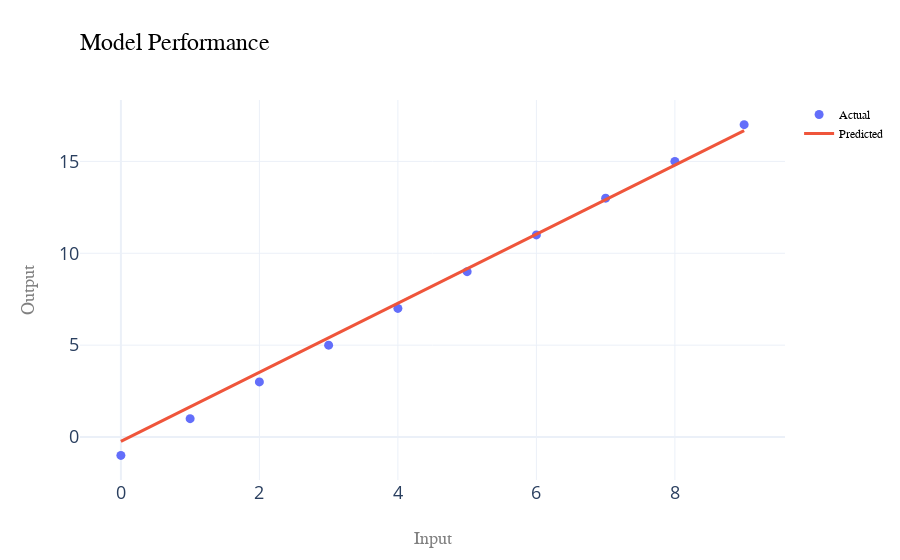

Here is the notebook cell this chart was saved with:
### Markdown cell above
### Plot

### Code cell
actual = go.Scatter(
    x = x,
    y = y,
    mode = 'markers',
    name = 'Actual',
)
predicted = go.Scatter(
    x = x,
    y = predict,
    mode = 'lines',
    name = 'Predicted',
)
data = [actual, predicted]
layout = go.Layout(
    title=go.layout.Title(
        text='Model Performance',
        font=title_font,
        xref='paper',
        x=0,
    ),
    xaxis=go.layout.XAxis(
        title=go.layout.xaxis.Title(
            text='Input',
            font=axis_font,
        ),
    ),
    yaxis=go.layout.YAxis(
        title=go.layout.yaxis.Title(
            text='Output',
            font=axis_font,
        ),
    ),
    legend=go.layout.Legend(
        font=legend_font,
    ),
)        
fig = go.FigureWidget(go.Figure(data=data, layout=layout))
fig.layout.template = 'plotly_white+presentation'
iplot(fig)

### Figure 1 — Plotly figure (JSON) as saved in the notebook; plotly's stock layout.template omitted (floating-point values rounded to 4 significant figures)
{"data": [{"mode": "markers", "name": "Actual", "type": "scatter", "uid": "5bd38457-f580-490f-9204-903ccb0c7c8d", "x": [0, 1, 2, 3, 4, 5, 6, 7, 8, 9], "y": [-1, 1, 3, 5, 7, 9, 11, 13, 15, 17]}, {"mode": "lines", "name": "Predicted", "type": "scatter", "uid": "f58f3e6c-8f33-4dde-a85d-7d4d912237a4", "x": [0, 1, 2, 3, 4, 5, 6, 7, 8, 9], "y": [-0.2404, 1.638, 3.517, 5.396, 7.275, 9.154, 11.03, 12.91, 14.79, 16.67]}], "layout": {"autosize": true, "legend": {"font": {"color": "black", "family": "Courier New, monospace", "size": 12}}, "title": {"font": {"color": "black", "family": "Courier New, monospace", "size": 24}, "text": "Model Performance", "x": 0, "xref": "paper"}, "xaxis": {"autorange": true, "range": [-0.6384, 9.638], "title": {"font": {"color": "gray", "family": "Courier New, monospace", "size": 18}, "text": "Input"}, "type": "linear"}, "yaxis": {"autorange": true, "range": [-2.746, 18.75], "title": {"font": {"color": "gray", "family": "Courier New, monospace", "size": 18}, "text": "Output"}, "type": "linear"}}}
